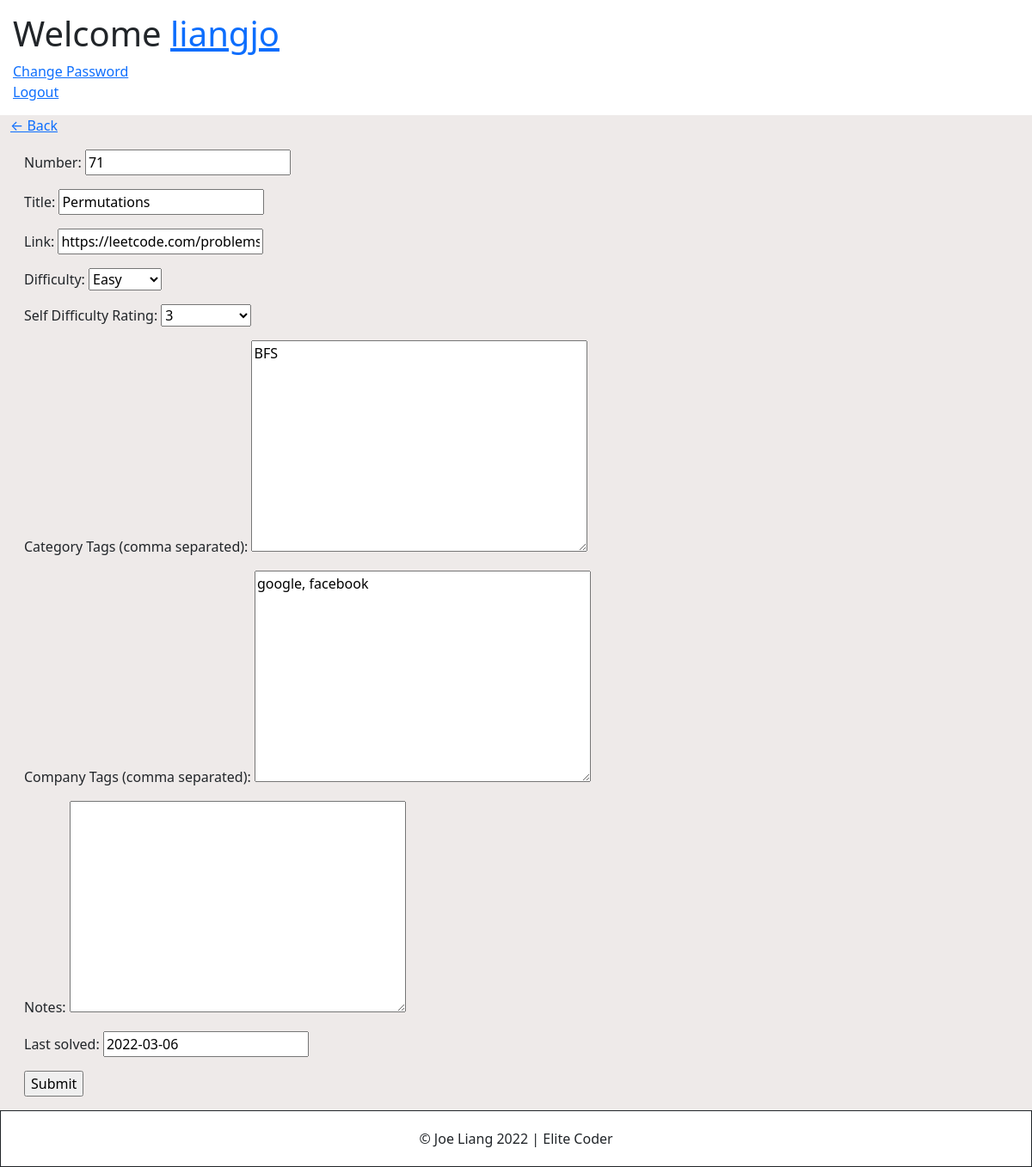
The app's page /problem-update/6/ (signed in), older data.
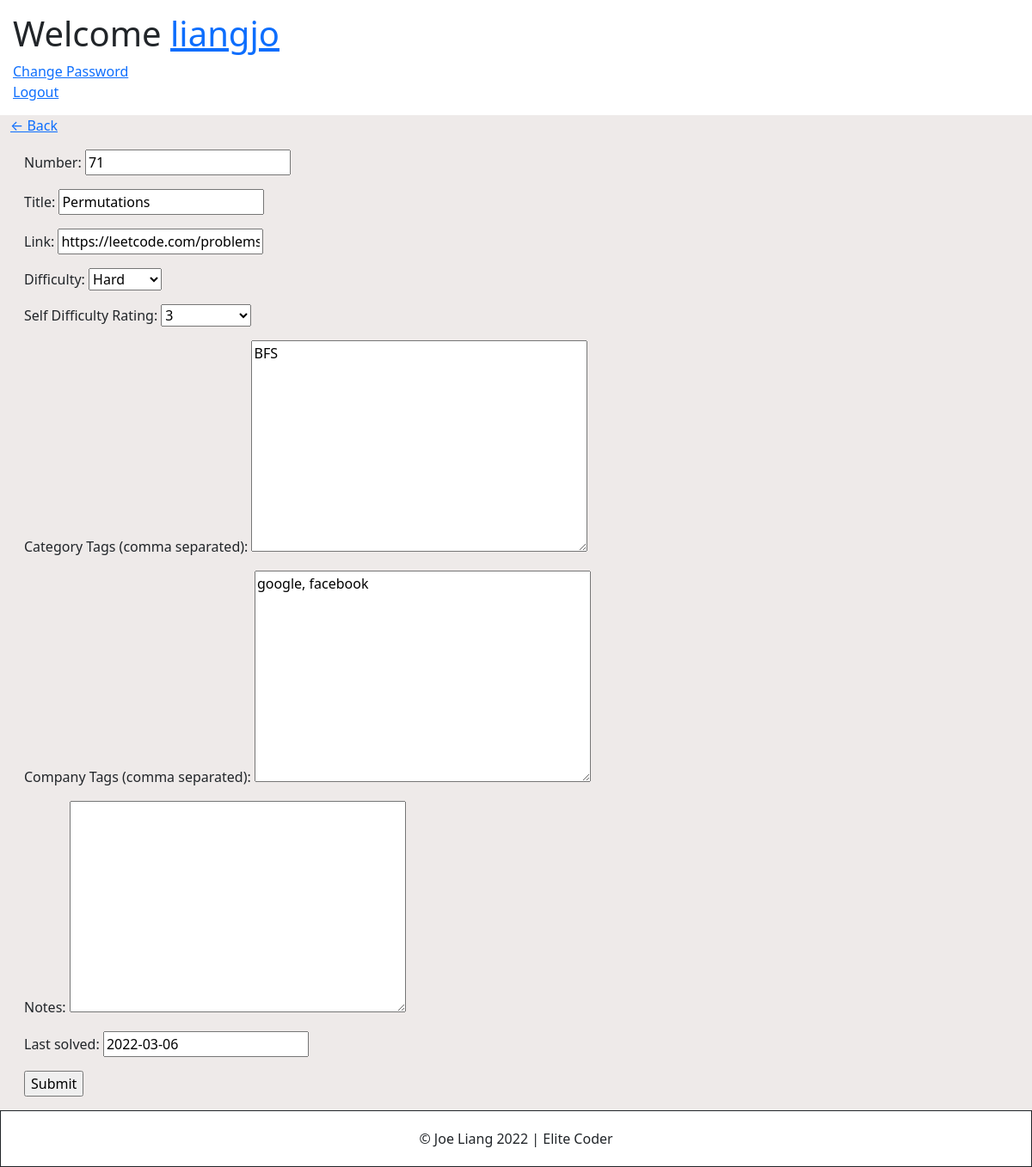
The same page, newer data.
### account/models.py (models this page shows, shortened)
class Account(AbstractBaseUser):
	email 					= models.EmailField(verbose_name="email", max_length=60, unique=True)
	username 				= models.CharField(max_length=30, unique=True)
	date_joined				= models.DateTimeField(verbose_name='date joined', auto_now_add=True)
	last_login				= models.DateTimeField(verbose_name='last login', auto_now=True)
	is_admin				= models.BooleanField(default=False)
	is_active				= models.BooleanField(default=True)
	is_staff				= models.BooleanField(default=False)
	is_superuser			= models.BooleanField(default=False)
	hide_email				= models.BooleanField(default=True)
	USERNAME_FIELD = 'email'
	REQUIRED_FIELDS = ['username']
	objects = MyAccountManager()
	def __str__(self):
		return self.username

### base/models.py (models this page shows, shortened)
class Problem(models.Model):
   user = models.ForeignKey(User, on_delete=models.CASCADE, null=True, blank=True)
   number = models.PositiveIntegerField()
   title = models.CharField(max_length=100)
   link = models.URLField(max_length=500, default="")
   difficulty = models.CharField(max_length=6, choices=DIFFICULTY_CHOICES, default='medium')
   rating = models.CharField(verbose_name='Self Difficulty Rating', max_length=2, choices=RATING_CHOICES, default='3')
   categories = models.TextField(default='', verbose_name="Category Tags (comma separated)", blank=True)
   companies = models.TextField(default='', verbose_name="Company Tags (comma separated)", blank=True)
   notes = models.TextField(default='', blank=True)
   last_solved = models.DateField(default=date.today)
   next_solve = models.DateField(null=True, blank=True)

### base/views.py (the view)
# urls.py: path('problem-update/<int:pk>/', ProblemUpdate.as_view(), name='problem-update'),
class ProblemUpdate(LoginRequiredMixin, UpdateView):
    model = Problem
    form_class = ProblemUpdateForm
    def get_form_kwargs(self, *args, **kwargs):
        kwargs = super(ProblemUpdate, self).get_form_kwargs(*args, **kwargs)
        kwargs['user'] = self.request.user
        kwargs['id'] = self.kwargs['pk']
        return kwargs

### base/forms.py (shortened to what this page needs)
class ProblemUpdateForm(forms.ModelForm):
    class Meta:
        model = Problem
        exclude = ('user','next_solve') #specifies what fields from the model not to include in the form.
    def __init__(self, *args, **kwargs):
        self.user = kwargs.pop('user')
        self.id = kwargs.pop('id')
        super(ProblemUpdateForm, self).__init__(*args, **kwargs)

### base/templates/base/problem_form.html (shortened to what this page needs)
{% extends 'base/base.html' %}
{% block content %}
<div class="header-bar">
    <a href="{% url 'problems' %}">&#8592; Back</a>
</div>
<div class="card-body">
    <form method="POST" action="">
        {{form.as_p}}
        <input class="button" type="submit" value="Submit"/>
    </form>
</div>
{% endblock content %}

### base/templates/base/base.html (shortened to what this page needs)
<!DOCTYPE html>
<html lang="en">
<head>
    <link rel="stylesheet" href="https://cdn.jsdelivr.net/npm/bootstrap@5.1.3/dist/css/bootstrap.min.css">
    {% load static %}
    <link href="{% static 'base.css' %}" rel="stylesheet">
</head>
<body>
    {% include "base/header.html" %}
    <div class="content">
        <div class="container-fluid">
        {% block content %}
        {% endblock content %}
        </div>
    </div>
    <footer>
        <div class="col footer">&copy; Joe Liang <span id="year"></span> | <span>Elite Coder</span></div>
    </footer>
</body>
</html>

### base/templates/base/header.html
<header>
    {% if request.user.is_authenticated %}
        <div><h1>Welcome <a href="{% url 'problems' %}">{{request.user}}</a></h1></div>
        <div><a href="{% url 'password_change' %}">Change Password</a></div>
        <div><a href="{% url 'logout' %}">Logout</a></div>
    {% else %}
        <div><h1>Elite Coder</h1></div>
        <div>Track your Leetcode progress and solidify your problem-solving foundation through spaced repetition.</div>
        <a href="{% url 'register' %}"><button>Create Account</button></a>
    {% endif %}
</header>

### static/base.css (style rules this page uses)
body { min-height: 100vh; display: flex; flex-flow: column; }
header { padding: 15px; }
.content { background-color: #EEEAE9; flex: 1 }
footer { margin-top: auto; padding: 20px; min-height: 60px; text-align: center; border: 1px solid; }

Row changes from the older to the newer data that the page shows:
changed Problem "Permutations": difficulty "Easy" → "Hard"
